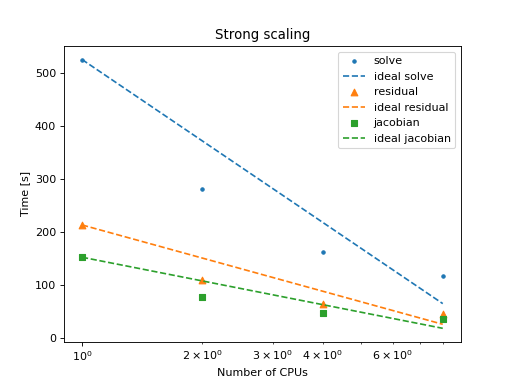

Here is the Python script that generated this plot:
import csv

num_cpus = []
residual_time = []
jacobian_time = []
solve_time = []

with open('macos/02/benchmark-strong.csv') as f:
    reader = csv.DictReader(f)
    for row in reader:
        num_cpus.append(float(row['n_cpus']))
        jacobian_time.append(float(row['jac_time']))
        residual_time.append(float(row['res_time']))
        solve_time.append(float(row['solve_time']))
max_cpu = num_cpus[-1]

plt.title("Strong scaling")
plt.scatter(num_cpus, solve_time, marker='.', label='solve')
plt.plot([1, max_cpu], [solve_time[0], solve_time[0] / max_cpu], '--', label='ideal solve')

plt.scatter(num_cpus, residual_time, marker='^', label='residual')
plt.plot([1, max_cpu], [residual_time[0], residual_time[0] / max_cpu], '--', label='ideal residual')

plt.scatter(num_cpus, jacobian_time, marker='s', label='jacobian')
plt.plot([1, max_cpu], [jacobian_time[0], jacobian_time[0] / max_cpu], '--', label='ideal jacobian')

plt.legend()
plt.xlabel("Number of CPUs")
plt.ylabel("Time [s]")
plt.xscale('log')
plt.show()
